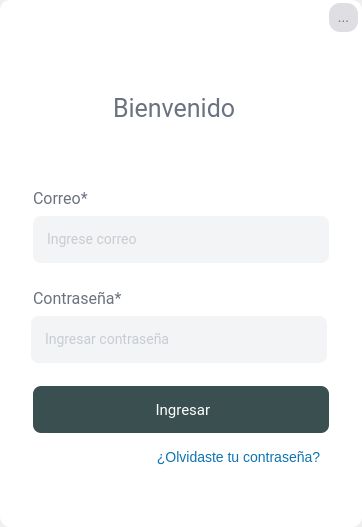
<?xml version="1.0" encoding="UTF-8"?>
<ui version="4.0">
 <class>ventana_sesion</class>
 <widget class="QDialog" name="ventana_sesion">
  <property name="geometry">
   <rect>
    <x>0</x>
    <y>0</y>
    <width>362</width>
    <height>527</height>
   </rect>
  </property>
  <property name="windowTitle">
   <string>Login</string>
  </property>
  <property name="styleSheet">
   <string notr="true"/>
  </property>
  <layout class="QGridLayout" name="gridLayout_3">
   <property name="leftMargin">
    <number>0</number>
   </property>
   <property name="topMargin">
    <number>0</number>
   </property>
   <property name="rightMargin">
    <number>0</number>
   </property>
   <property name="bottomMargin">
    <number>0</number>
   </property>
   <property name="spacing">
    <number>0</number>
   </property>
   <item row="0" column="0">
    <widget class="QFrame" name="frame_2">
     <property name="styleSheet">
      <string notr="true">#frame_2{border:1px solid white;
background-color: #ffffff;
border-top-right-radius: 10px;
border-top-left-radius: 10px;
border-bottom-right-radius: 10px;
border-bottom-left-radius: 10px}</string>
     </property>
     <property name="frameShape">
      <enum>QFrame::NoFrame</enum>
     </property>
     <property name="frameShadow">
      <enum>QFrame::Raised</enum>
     </property>
     <layout class="QGridLayout" name="gridLayout">
      <property name="leftMargin">
       <number>0</number>
      </property>
      <property name="topMargin">
       <number>0</number>
      </property>
      <property name="rightMargin">
       <number>0</number>
      </property>
      <property name="bottomMargin">
       <number>0</number>
      </property>
      <property name="spacing">
       <number>0</number>
      </property>
      <item row="0" column="0">
       <widget class="QFrame" name="frame">
        <property name="minimumSize">
         <size>
          <width>0</width>
          <height>33</height>
         </size>
        </property>
        <property name="maximumSize">
         <size>
          <width>16777215</width>
          <height>33</height>
         </size>
        </property>
        <property name="styleSheet">
         <string notr="true">#frame{background:#ffffff;
border-top-right-radius: 10px;
border-top-left-radius: 10px;}
</string>
        </property>
        <property name="frameShape">
         <enum>QFrame::NoFrame</enum>
        </property>
        <property name="frameShadow">
         <enum>QFrame::Raised</enum>
        </property>
        <widget class="QToolButton" name="btn_close">
         <property name="geometry">
          <rect>
           <x>328</x>
           <y>2</y>
           <width>29</width>
           <height>29</height>
          </rect>
         </property>
         <property name="cursor">
          <cursorShape>PointingHandCursor</cursorShape>
         </property>
         <property name="focusPolicy">
          <enum>Qt::NoFocus</enum>
         </property>
         <property name="toolTip">
          <string>Cerrar</string>
         </property>
         <property name="styleSheet">
          <string notr="true">#btn_close{
font-family: Roboto;
font-weight: normal;
font-size: 14px;
background-color: #dfdfe3;
color: #6B7280;
border-radius:11px
}



#btn_close:hover{background:#ce4d3a ;
border-radius:11px; }

</string>
         </property>
         <property name="text">
          <string>...</string>
         </property>
         <property name="icon">
          <iconset resource="../image/source.qrc">
           <normaloff>:/menu/x.png</normaloff>:/menu/x.png</iconset>
         </property>
         <property name="iconSize">
          <size>
           <width>12</width>
           <height>12</height>
          </size>
         </property>
        </widget>
       </widget>
      </item>
      <item row="1" column="0">
       <widget class="QFrame" name="frame_3">
        <property name="styleSheet">
         <string notr="true">#frame_3{border:1px solid white;
border-bottom-right-radius: 10px;
border-bottom-left-radius: 10px}

</string>
        </property>
        <property name="frameShape">
         <enum>QFrame::NoFrame</enum>
        </property>
        <property name="frameShadow">
         <enum>QFrame::Raised</enum>
        </property>
        <layout class="QGridLayout" name="gridLayout_2">
         <property name="leftMargin">
          <number>0</number>
         </property>
         <property name="topMargin">
          <number>0</number>
         </property>
         <property name="rightMargin">
          <number>0</number>
         </property>
         <property name="bottomMargin">
          <number>0</number>
         </property>
         <property name="spacing">
          <number>0</number>
         </property>
         <item row="0" column="0">
          <widget class="QStackedWidget" name="stackedWidget">
           <property name="styleSheet">
            <string notr="true">QLabel{
font-family: Roboto;
font-style: normal;
font-weight: normal;
font-size: 16px;
line-height: 19px;
letter-spacing: 0.02em;
color: #6B7280;
}

QLineEdit{
font-family: Roboto;
font-style: normal;
font-weight: normal;
font-size: 14px;
letter-spacing: 0.02em;
background: #F3F4F6;
border: 2px solid #F3F4F6;
border-radius: 8px;
color:#9CA3AF;
padding:10px}

QLineEdit::focus{
background: #FFFFFF;
border: 2px solid #3A4F50;
border-radius: 8px;
}


#stackedWidget{
border:1px solid white;
background-color: #ffffff;
border-bottom-right-radius: 10px;
border-bottom-left-radius: 10px}</string>
           </property>
           <property name="currentIndex">
            <number>0</number>
           </property>
           <widget class="QWidget" name="pag_inicio">
            <property name="styleSheet">
             <string notr="true">#pag_inicio{background-color: #ffffff;
border:1px solid white;
border-bottom-right-radius: 10px;
border-bottom-left-radius: 10px}
</string>
            </property>
            <widget class="QLineEdit" name="line_correo">
             <property name="geometry">
              <rect>
               <x>30</x>
               <y>180</y>
               <width>296</width>
               <height>47</height>
              </rect>
             </property>
             <property name="styleSheet">
              <string notr="true"/>
             </property>
             <property name="inputMask">
              <string/>
             </property>
             <property name="text">
              <string/>
             </property>
             <property name="maxLength">
              <number>100</number>
             </property>
             <property name="placeholderText">
              <string>Ingrese correo</string>
             </property>
            </widget>
            <widget class="QLabel" name="label_Psicologa">
             <property name="geometry">
              <rect>
               <x>30</x>
               <y>150</y>
               <width>121</width>
               <height>25</height>
              </rect>
             </property>
             <property name="styleSheet">
              <string notr="true"/>
             </property>
             <property name="text">
              <string>Correo*</string>
             </property>
            </widget>
            <widget class="QFrame" name="frame_5">
             <property name="geometry">
              <rect>
               <x>28</x>
               <y>280</y>
               <width>296</width>
               <height>47</height>
              </rect>
             </property>
             <property name="styleSheet">
              <string notr="true">#frame_5{background-color:#f3f4f6;
border-radius:8px}</string>
             </property>
             <property name="frameShape">
              <enum>QFrame::NoFrame</enum>
             </property>
             <property name="frameShadow">
              <enum>QFrame::Plain</enum>
             </property>
             <layout class="QGridLayout" name="gridLayout_4">
              <property name="leftMargin">
               <number>0</number>
              </property>
              <property name="topMargin">
               <number>0</number>
              </property>
              <property name="rightMargin">
               <number>0</number>
              </property>
              <property name="bottomMargin">
               <number>0</number>
              </property>
              <property name="spacing">
               <number>0</number>
              </property>
              <item row="0" column="1">
               <widget class="QFrame" name="frame_7">
                <property name="minimumSize">
                 <size>
                  <width>30</width>
                  <height>30</height>
                 </size>
                </property>
                <property name="styleSheet">
                 <string notr="true">#frame_7{border:0px solid transparent}</string>
                </property>
                <property name="frameShape">
                 <enum>QFrame::StyledPanel</enum>
                </property>
                <property name="frameShadow">
                 <enum>QFrame::Raised</enum>
                </property>
                <widget class="QToolButton" name="tol_invsible">
                 <property name="enabled">
                  <bool>true</bool>
                 </property>
                 <property name="geometry">
                  <rect>
                   <x>0</x>
                   <y>10</y>
                   <width>30</width>
                   <height>30</height>
                  </rect>
                 </property>
                 <property name="minimumSize">
                  <size>
                   <width>3</width>
                   <height>0</height>
                  </size>
                 </property>
                 <property name="cursor">
                  <cursorShape>PointingHandCursor</cursorShape>
                 </property>
                 <property name="styleSheet">
                  <string notr="true">background-color: transparent;</string>
                 </property>
                 <property name="text">
                  <string/>
                 </property>
                 <property name="icon">
                  <iconset resource="../image/source.qrc">
                   <normaloff>:/menu/invisible.png</normaloff>:/menu/invisible.png</iconset>
                 </property>
                 <property name="iconSize">
                  <size>
                   <width>20</width>
                   <height>20</height>
                  </size>
                 </property>
                 <property name="shortcut">
                  <string/>
                 </property>
                 <property name="checkable">
                  <bool>false</bool>
                 </property>
                 <property name="autoRaise">
                  <bool>true</bool>
                 </property>
                </widget>
                <widget class="QToolButton" name="tol_visible">
                 <property name="enabled">
                  <bool>true</bool>
                 </property>
                 <property name="geometry">
                  <rect>
                   <x>0</x>
                   <y>10</y>
                   <width>30</width>
                   <height>30</height>
                  </rect>
                 </property>
                 <property name="cursor">
                  <cursorShape>PointingHandCursor</cursorShape>
                 </property>
                 <property name="mouseTracking">
                  <bool>false</bool>
                 </property>
                 <property name="styleSheet">
                  <string notr="true">background-color: transparent;</string>
                 </property>
                 <property name="text">
                  <string/>
                 </property>
                 <property name="icon">
                  <iconset resource="../image/source.qrc">
                   <normaloff>:/menu/visible.png</normaloff>:/menu/visible.png</iconset>
                 </property>
                 <property name="iconSize">
                  <size>
                   <width>20</width>
                   <height>20</height>
                  </size>
                 </property>
                 <property name="autoRaise">
                  <bool>true</bool>
                 </property>
                </widget>
               </widget>
              </item>
              <item row="0" column="0">
               <widget class="QLineEdit" name="line_contrasena">
                <property name="sizePolicy">
                 <sizepolicy hsizetype="Expanding" vsizetype="Ignored">
                  <horstretch>0</horstretch>
                  <verstretch>0</verstretch>
                 </sizepolicy>
                </property>
                <property name="styleSheet">
                 <string notr="true"/>
                </property>
                <property name="inputMask">
                 <string/>
                </property>
                <property name="text">
                 <string/>
                </property>
                <property name="maxLength">
                 <number>50</number>
                </property>
                <property name="echoMode">
                 <enum>QLineEdit::Password</enum>
                </property>
                <property name="placeholderText">
                 <string>Ingresar contraseña</string>
                </property>
               </widget>
              </item>
             </layout>
            </widget>
            <widget class="QLabel" name="label_contrasea">
             <property name="geometry">
              <rect>
               <x>30</x>
               <y>250</y>
               <width>111</width>
               <height>25</height>
              </rect>
             </property>
             <property name="styleSheet">
              <string notr="true"/>
             </property>
             <property name="text">
              <string>Contraseña*</string>
             </property>
            </widget>
            <widget class="QToolButton" name="btn_aceptar">
             <property name="geometry">
              <rect>
               <x>30</x>
               <y>350</y>
               <width>296</width>
               <height>47</height>
              </rect>
             </property>
             <property name="cursor">
              <cursorShape>PointingHandCursor</cursorShape>
             </property>
             <property name="focusPolicy">
              <enum>Qt::NoFocus</enum>
             </property>
             <property name="styleSheet">
              <string notr="true">#btn_aceptar{
font-family: Roboto;
font-style: normal;
font-weight: normal;
font-size: 15px;
letter-spacing: 0.02em;
color:white;
padding:8px;
background: #3A4F50;
border-radius: 8px;}

#btn_aceptar:hover{background: #314344;
border-radius: 8px; }

</string>
             </property>
             <property name="text">
              <string> Ingresar</string>
             </property>
             <property name="iconSize">
              <size>
               <width>20</width>
               <height>20</height>
              </size>
             </property>
             <property name="autoRaise">
              <bool>true</bool>
             </property>
            </widget>
            <widget class="QToolButton" name="btn_recuperar">
             <property name="geometry">
              <rect>
               <x>150</x>
               <y>410</y>
               <width>171</width>
               <height>21</height>
              </rect>
             </property>
             <property name="focusPolicy">
              <enum>Qt::NoFocus</enum>
             </property>
             <property name="styleSheet">
              <string notr="true">background-color: transparent;
color:#0d73b1;
font-size:14px;
</string>
             </property>
             <property name="text">
              <string>¿Olvidaste tu contraseña?</string>
             </property>
             <property name="checkable">
              <bool>false</bool>
             </property>
             <property name="autoRaise">
              <bool>true</bool>
             </property>
            </widget>
            <widget class="QLabel" name="label_titulo">
             <property name="geometry">
              <rect>
               <x>110</x>
               <y>60</y>
               <width>131</width>
               <height>25</height>
              </rect>
             </property>
             <property name="styleSheet">
              <string notr="true">#label_titulo{font-size:25px;
font-family:Roboto
}</string>
             </property>
             <property name="text">
              <string>Bienvenido</string>
             </property>
            </widget>
           </widget>
           <widget class="QWidget" name="pag_recuperar">
            <property name="styleSheet">
             <string notr="true">#pag_recuperar{
border:1px solid white;
background-color: #ffffff;
border-bottom-right-radius: 10px;
border-bottom-left-radius: 10px;}
</string>
            </property>
            <widget class="QToolButton" name="btn_cancelarr">
             <property name="geometry">
              <rect>
               <x>32</x>
               <y>400</y>
               <width>296</width>
               <height>47</height>
              </rect>
             </property>
             <property name="cursor">
              <cursorShape>PointingHandCursor</cursorShape>
             </property>
             <property name="focusPolicy">
              <enum>Qt::NoFocus</enum>
             </property>
             <property name="styleSheet">
              <string notr="true">#btn_cancelarr{
font-family: Roboto;
font-style: normal;
font-weight: normal;
font-size: 15px;
letter-spacing: 0.02em;
color:#374151;
padding:8px;
background: #F9FAFB;
border-radius: 8px;
border: 1px solid #E5E7EB;
}

#btn_cancelarr:hover{background: #F3F4F6;
border: 1px solid #E5E7EB }

</string>
             </property>
             <property name="text">
              <string>Cancelar</string>
             </property>
             <property name="iconSize">
              <size>
               <width>20</width>
               <height>20</height>
              </size>
             </property>
            </widget>
            <widget class="QToolButton" name="btn_enviar">
             <property name="geometry">
              <rect>
               <x>33</x>
               <y>340</y>
               <width>296</width>
               <height>47</height>
              </rect>
             </property>
             <property name="cursor">
              <cursorShape>PointingHandCursor</cursorShape>
             </property>
             <property name="focusPolicy">
              <enum>Qt::NoFocus</enum>
             </property>
             <property name="styleSheet">
              <string notr="true">#btn_enviar{
font-family: Roboto;
font-style: normal;
font-weight: normal;
font-size: 15px;
letter-spacing: 0.02em;
color:white;
padding:8px;
background: #3A4F50;
border-radius: 8px;}

#btn_enviar:hover{background: #314344;
border-radius: 8px; }

</string>
             </property>
             <property name="text">
              <string> Enviar</string>
             </property>
             <property name="iconSize">
              <size>
               <width>20</width>
               <height>20</height>
              </size>
             </property>
            </widget>
            <widget class="QLabel" name="label_contrasea_2">
             <property name="geometry">
              <rect>
               <x>34</x>
               <y>170</y>
               <width>171</width>
               <height>25</height>
              </rect>
             </property>
             <property name="styleSheet">
              <string notr="true"/>
             </property>
             <property name="text">
              <string>Ingrese su correo*</string>
             </property>
            </widget>
            <widget class="QLabel" name="line_mensaje">
             <property name="geometry">
              <rect>
               <x>30</x>
               <y>260</y>
               <width>241</width>
               <height>41</height>
              </rect>
             </property>
             <property name="styleSheet">
              <string notr="true">background-color: transparent;
color:#0d73b1;
font-size:14px;</string>
             </property>
             <property name="text">
              <string>Después del proceso revise su bandeja de entrada.</string>
             </property>
             <property name="wordWrap">
              <bool>true</bool>
             </property>
            </widget>
            <widget class="QLineEdit" name="line_email2">
             <property name="geometry">
              <rect>
               <x>32</x>
               <y>200</y>
               <width>296</width>
               <height>50</height>
              </rect>
             </property>
             <property name="styleSheet">
              <string notr="true">
QLineEdit{
font-family: Roboto;
font-style: normal;
font-weight: normal;
font-size: 14px;
letter-spacing: 0.02em;
background: #F3F4F6;
border: 2px solid #F3F4F6;
border-radius: 8px;
color:#9CA3AF;
padding:10px}

QLineEdit::focus{
background: #FFFFFF;
border: 2px solid #3A4F50;
border-radius: 8px;
}
</string>
             </property>
             <property name="inputMask">
              <string/>
             </property>
             <property name="text">
              <string/>
             </property>
             <property name="maxLength">
              <number>100</number>
             </property>
             <property name="placeholderText">
              <string>demo@gmail.com</string>
             </property>
            </widget>
            <widget class="QLabel" name="label_recuperar">
             <property name="geometry">
              <rect>
               <x>50</x>
               <y>70</y>
               <width>261</width>
               <height>25</height>
              </rect>
             </property>
             <property name="styleSheet">
              <string notr="true">#label_recuperar{font-size:25px;
font-family:Roboto
}</string>
             </property>
             <property name="text">
              <string>Recuperar Contraseña</string>
             </property>
            </widget>
           </widget>
          </widget>
         </item>
        </layout>
       </widget>
      </item>
     </layout>
    </widget>
   </item>
  </layout>
 </widget>
 <resources>
  <include location="../image/source.qrc"/>
 </resources>
 <connections/>
</ui>
